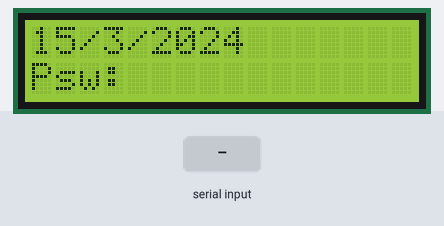
A sketch run on a simulated Arduino Uno, built with avr-gcc and run on an emulated ATmega328P. Parts: 16×2 character LCD. The test bench sets the inputs (shaded band). The local clock reads 2024-03-15 10:24:30 at power-on unless the sketch sets it; what the sketch prints to the serial monitor is not drawn.

Above: at 1.2 s.
1.3 s: "1" received over the second serial link
At 3.0 s:
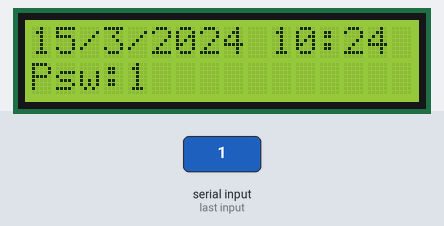
3.5 s: "0" received over the second serial link
At 4.7 s:
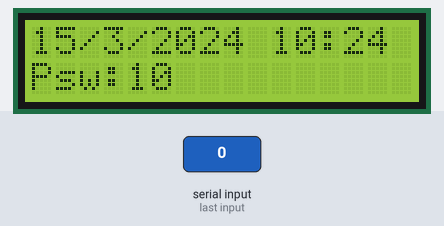
5.5 s: "2" received over the second serial link
At 6.5 s:
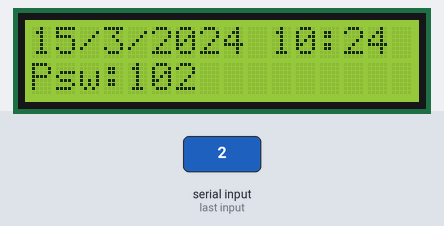
Timing chart, 0 to 8.5 s (numbered marks = the images above; inputs shaded):
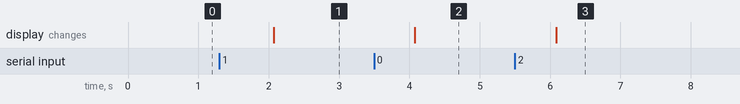

Measured:
- after the input at 1.3 s, the display: changes after 0.77 s (image 1)
- after the input at 3.5 s, the display: changes after 0.58 s (image 2)
- after the input at 5.5 s, the display: changes after 0.59 s (image 3)

The sketch:

Display.ino
```cpp
#include <SoftwareSerial.h>
#include <LiquidCrystal.h>
#include <DS3232RTC.h>
#include <TimeLib.h>
#include <Wire.h>

int rxPin = 6;
int txPin = 7;
SoftwareSerial bluetooth(rxPin, txPin);
LiquidCrystal lcd(12, 11, 5, 4, 3, 2);

String message="";
int conta=0;

void setup() {
   //impostiamo il numero di colonne ed il numero di righe di lcd

  lcd.begin(16, 2);
  // Visualizzo il messaggio sul display
   Serial.begin(9600);
    bluetooth.begin(9600);
    setSyncProvider(RTC.get);   // the function to get the time from the RTC
    if(timeStatus() != timeSet)
        Serial.println("Unable to sync with the RTC");
    else
        Serial.println("RTC has set the system time");
 // lcd.print("Salve mondo!");
 lcd.setCursor(0, 0);
   // lcd.print('/');
    lcd.print(day());
    lcd.print('/');
    lcd.print(month());
    lcd.print('/');
    lcd.print(year());
    //lcd.println();
  lcd.setCursor(0,1);
  lcd.print("Psw:");
}

void loop() {
  // posiziona il cursore in colonna 0 e linea 1
  // (nota: la linea 1 e la seconda linea, poichè si conta incominciando da 0):

 while(bluetooth.available()){
   message+=char(bluetooth.read());
   conta++;
  }
  if(!bluetooth.available())
  {
    if(message!="")
    {//if data is available
       lcd.setCursor(10, 0);
  // stampa il numero di secondi dall'ultimo reset
  digitalClockDisplay();

  lcd.setCursor(0,1);
  lcd.print("Psw:");
  lcd.print(message);

     if(conta>8){
      lcd.setCursor(4,5);
      lcd.print("            ");
      message=""; //clear the data
     conta=0;
     }

    }
  }
  delay(1000);

}
void digitalClockDisplay(void)
{
    // digital clock display of the time
    lcd.print(hour());
    printDigits(minute());
    //printDigits(second());

}

void printDigits(int digits)
{
    // utility function for digital clock display: prints preceding colon and leading 0
    lcd.print(':');
    if(digits < 10)
        lcd.print('0');
    lcd.print(digits);
}
```
